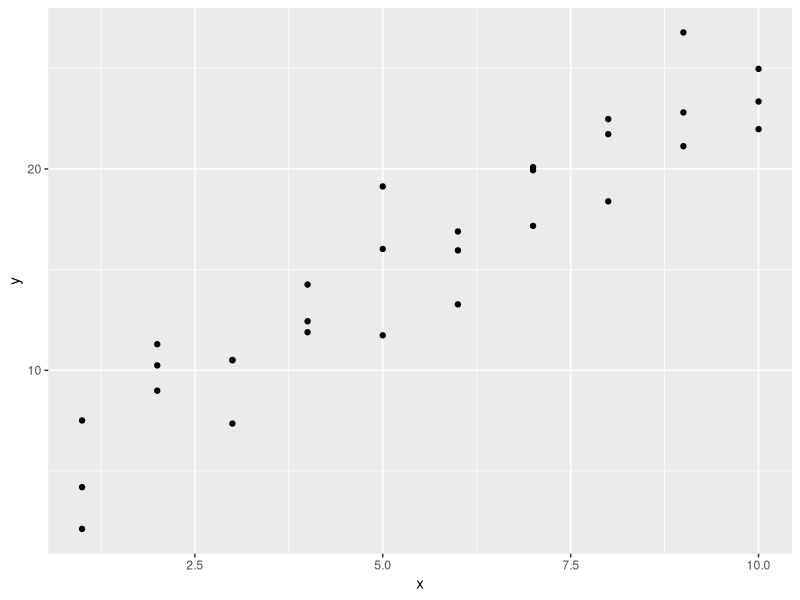
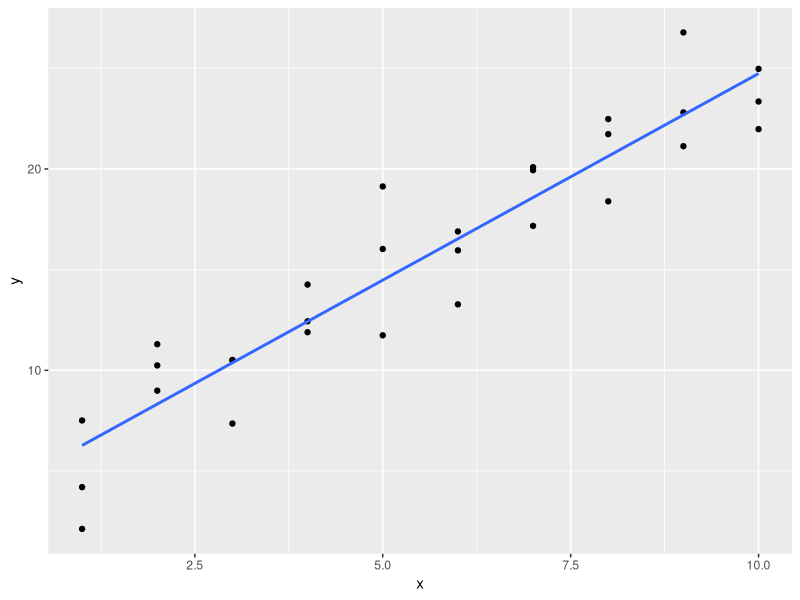
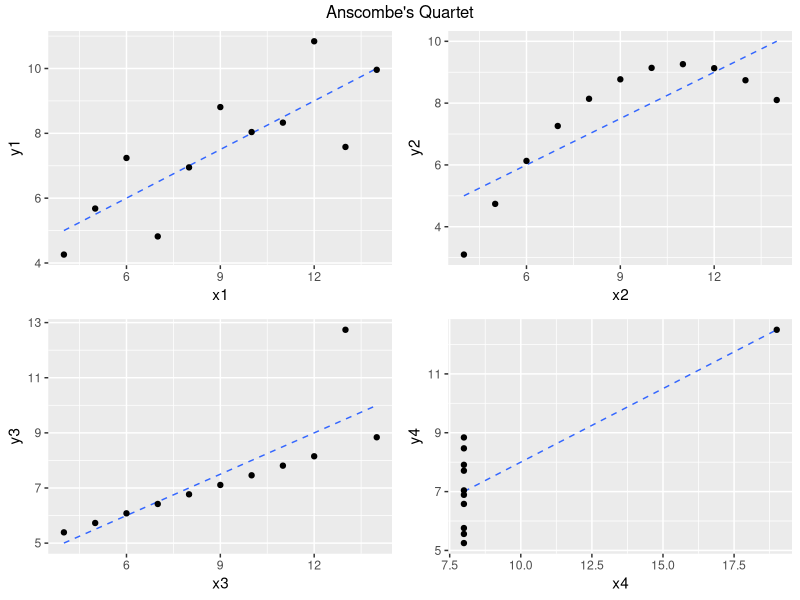
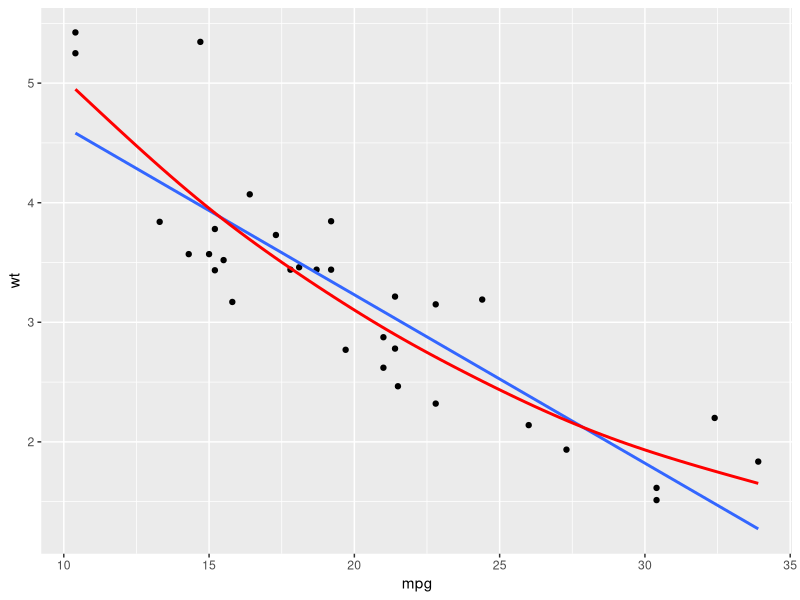
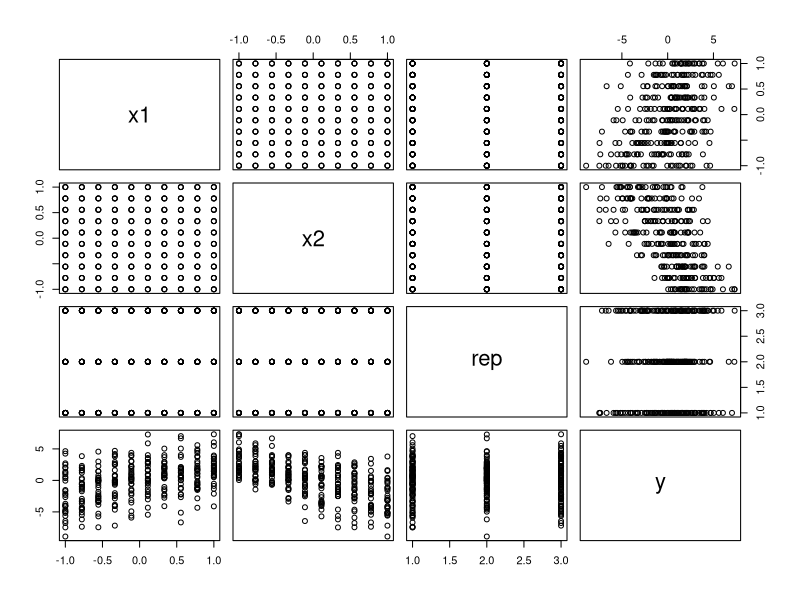
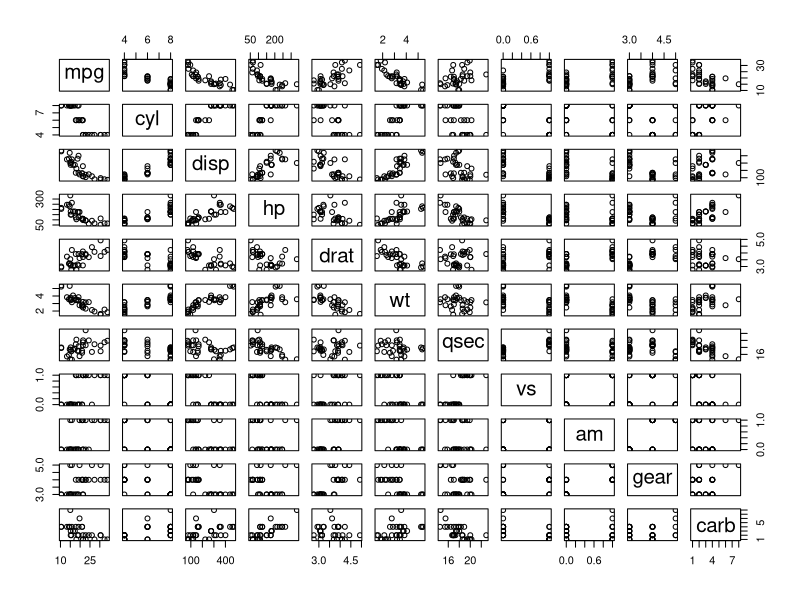
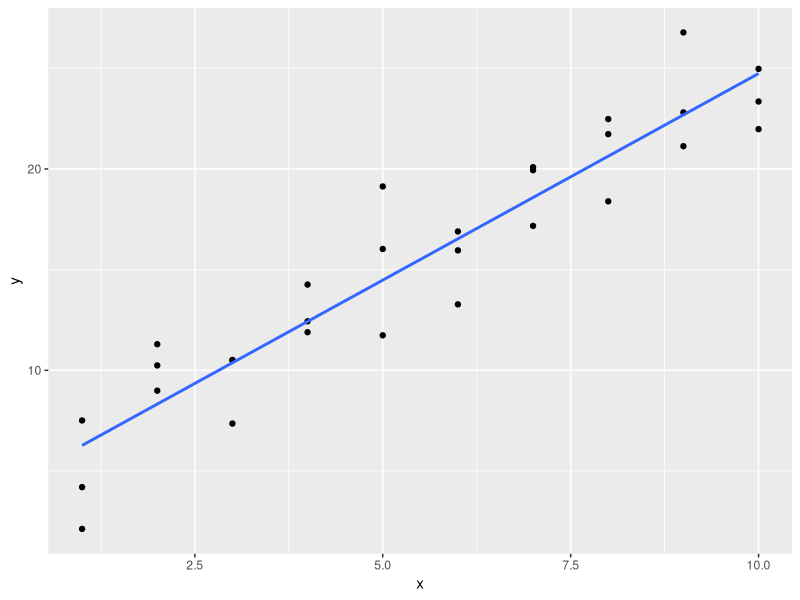
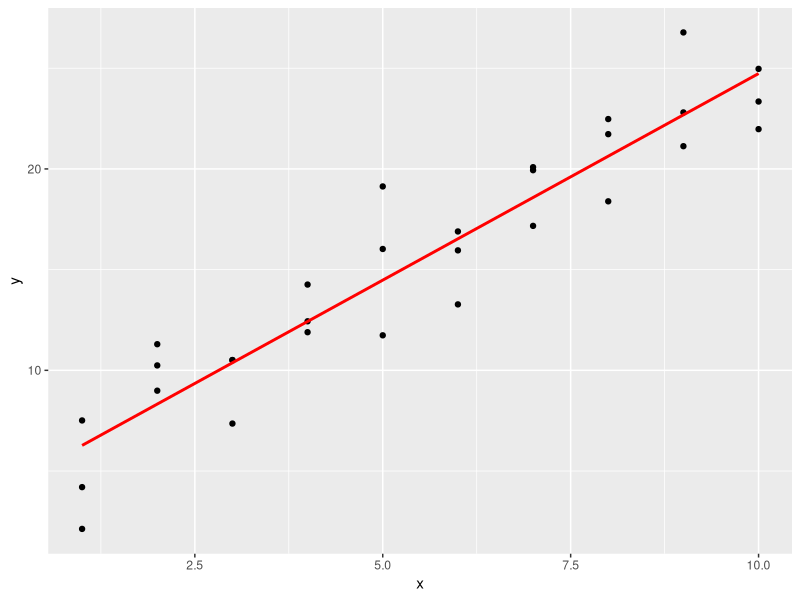

Here is the R script that generated these plots, in order:
library(tidyverse)
library(modelr)
options(na.action = na.warn)

#################
# Pre-Modeling #
#################

# show data with an obvious relationship
ggplot(sim1, aes(x, y)) +
  geom_point()

# the idea is to find something that describes this relationship 
# most basic is correlation which describes the strength of a linear relationship
ggplot(sim1, aes(x, y)) +
  geom_point() +
  geom_smooth(method = "lm", se = FALSE)

cor(sim1$x, sim1$y)
cor.test(sim1$x, sim1$y)

# visualizing your relationships is very important
library(gridExtra)
library(grid)

p1 <- ggplot(anscombe, aes(x1, y1)) +
  geom_smooth(method = "lm", se = FALSE, linetype = "dashed", size = .5) +
  geom_point()
p2 <- ggplot(anscombe, aes(x2, y2)) +
  geom_smooth(method = "lm", se = FALSE, linetype = "dashed", size = .5) +
  geom_point()
p3 <- ggplot(anscombe, aes(x3, y3)) +
  geom_smooth(method = "lm", se = FALSE, linetype = "dashed", size = .5) +
  geom_point()
p4 <- ggplot(anscombe, aes(x4, y4)) +
  geom_smooth(method = "lm", se = FALSE, linetype = "dashed", size = .5) +
  geom_point()

grid.arrange(p1, p2, p3, p4, ncol = 2, 
             top = textGrob("Anscombe's Quartet"))

cor(anscombe$x1, anscombe$y1)
cor(anscombe$x2, anscombe$y2)
cor(anscombe$x3, anscombe$y3)
cor(anscombe$x4, anscombe$y4)

##############
# Your Turn! #
##############
# assess the linear relationship between mpg and wt in the mtcars data set
cor.test(mtcars$mpg, mtcars$wt)

# how could you do this using dplyr (think summarise())?
mtcars %>% summarise(correlation = cor(mpg, wt))

# how could you visually compare a linear vs non-linear relationship (hint: geom_smooth)
mtcars %>% ggplot( aes(mpg, wt)) +
  geom_point() +
  geom_smooth(method = "lm", se = FALSE) +
  geom_smooth(method = "gam", se = FALSE, color = "red") 


# what if we want to observe multiple correlation relationships?
sim4
cor(sim4)
pairs(sim4)
# note corrplot & corrgram are worth checking out for visualizing correlations
# across a full data set

# but what if we want to get the significance
sim4 %>% 
  gather(var, value, -y) %>%
  group_by(var) %>%
  summarise(corr = cor(y, value),
            p_value = cor.test(y, value)$p.value) %>%
  filter(p_value < 0.05)


##############
# Your Turn! #
##############
# visualize relationships across all mtcars variables; which ones have appear to
# have the strongest relationship to mpg?
pairs(mtcars)

# quantify the correlations and find the ones that are statistically significant
mtcars %>% 
  gather(var, value, -mpg) %>%
  group_by(var) %>%
  summarise(corr = cor(mpg, value),
            p_value = cor.test(mpg, value)$p.value) %>%
  filter(p_value < 0.05)


# Many questions remain such as:
# - what can I infer from these relationships (other than just strength)
# - how should we treat the categorical relationships
# - are there interactions between variables
# - and a host of others

###################
# Modeling Basics #
###################

# We can start to answer some of these questions with regression
# 1. there are lots of potential relationships - show messy regression plot
# 2. we want to reduce this to find the best relationships for our data

# show image with best fitted lines and then the best fit line
ggplot(sim1, aes(x, y)) +
  geom_point() +
  geom_smooth(method = "lm", se = FALSE)

# illustrate regression model
sim1_mod <- lm(y ~ x, data = sim1)
sim1_mod
summary(sim1_mod)
str(sim1_mod)
coef(sim1_mod)
residuals(sim1_mod)
fitted.values(sim1_mod)

##############
# Your Turn! #
##############
# fit a linear model that regresses mpg onto wt with the mtcars data
mtcars_mod <- lm(mpg ~ wt, data = mtcars)

# how does this model appear to fit (hint: summary)?
summary(mtcars_mod)

# can you access the fitted values and residuals
fitted.values(mtcars_mod)
residuals(mtcars_mod)



######################
# Visualizing Models #
######################
# we can add our modeling results to our data
sim1_mod <- lm(y ~ x, data = sim1)
sim1 %>%
  add_predictions(sim1_mod) %>%
  add_residuals(sim1_mod)

# and we can extend this right into visualizing it
sim1 %>%
  add_predictions(sim1_mod) %>%
  ggplot(aes(x, y)) +
  geom_point() +
  geom_line(aes(y = pred), color = "red", size = 1)

# show how this relates to
ggplot(sim1, aes(x, y)) +
  geom_point() +
  geom_smooth(method = "lm")

# by visualizing residuals we can assess 
sim1 %>%
  add_residuals(sim1_mod) %>%
  ggplot(aes(resid)) +
  geom_histogram(binwidth = .5)

sim1 %>%
  add_residuals(sim1_mod) %>%
  ggplot(aes(x, resid)) +
  geom_ref_line(h = 0) +
  geom_point()


# This looks like random noise, suggesting that our model has done a good job of 
# capturing the patterns in the dataset.

##############
# Your Turn! #
##############
# fit a linear model that regresses mpg onto wt with the mtcars data
mtcars_mod <- lm(mpg ~ wt, data = mtcars)

# how does this model appear to fit?
summary(mtcars_mod)


# add the predictions and residuals to the mtcars data set and plot them
mtcars %>%
  add_predictions(mtcars_mod) %>% 
  ggplot(aes(wt, mpg)) +
  geom_point() +
  geom_line(aes(y = pred), color = "red", size = 1)

mtcars %>%
  add_residuals(mtcars_mod) %>% 
  ggplot(aes(resid)) +
  geom_histogram(binwidth = .5)

mtcars %>%
  add_residuals(mtcars_mod) %>% 
  ggplot(aes(wt, resid)) +
  geom_ref_line(h = 0) +
  geom_point()

######################################
# Dealing with categorical variables #
######################################
sim2
ggplot(sim2, aes(x, y)) + 
  geom_point()

sim2_mod <- lm(y ~ x, data = sim2)
summary(sim2_mod)

# Effectively, a model with a categorical x will predict the mean value for each 
# category. We can easily see this with
sim2 %>% 
  data_grid(x) %>% 
  add_predictions(sim2_mod)

# visualize
# sim2 %>%
sim2 %>%
  add_predictions(sim2_mod) %>%
  ggplot(aes(x, y)) +
  geom_point() +
  geom_point(aes(y = pred), color = "red", size = 4)

# what if we want to change the reference factor?
sim2b <- sim2 %>% 
  mutate(x = as.factor(x),
         x = relevel(x, ref = "b"))

sim2b_mod <- lm(y ~ x, data = sim2b)
summary(sim2b_mod)

##############
# Your Turn! #
##############
# model mpg ~ cyl with cyl being categorical
mtcars_mod_cyl <- lm(mpg ~ cyl, data = mtcars)

# plot the predictions
mtcars %>%
  add_predictions(mtcars_mod_cyl) %>%
  ggplot(aes(cyl, mpg)) +
  geom_point() +
  geom_point(aes(y = pred), color = "red", size = 4)

# plot the residuals
mtcars %>%
  add_residuals(mtcars_mod_cyl) %>%
  ggplot(aes(cyl, resid)) +
  geom_ref_line(h = 0) +
  geom_point()


################################################
# Interactions btwn continuous and categorical #
################################################
sim3
ggplot(sim3, aes(x1, y, color = x2)) + 
  geom_point() +
  facet_wrap(~ x2, nrow = 1)

# two potential model specifications, explain difference btwn + and *
mod1 <- lm(y ~ x1 + x2, data = sim3)
mod2 <- lm(y ~ x1 * x2, data = sim3)

model_matrix(sim3, y ~ x1 + x2)
model_matrix(sim3, y ~ x1 * x2)

summary(mod1)
summary(mod2)

sim3 %>% 
  gather_predictions(mod1, mod2) %>%
  ggplot(aes(x1, y, color = x2)) +
  geom_point() +
  geom_line(aes(y = pred)) +
  facet_grid(model ~ x2)

sim3 %>%
  gather_residuals(mod1, mod2) %>%
  ggplot(aes(x1, resid, color = x2)) +
  geom_ref_line(h = 0, size = 1) +
  geom_point() +
  facet_grid(model ~ x2)



##############
# Your Turn! #
##############
# compare the following two models for the mtcars data
mtcars_mod3 <- lm(mpg ~ wt + as.factor(cyl), data = mtcars)
mtcars_mod4 <- lm(mpg ~ wt * as.factor(cyl), data = mtcars)

# compare summaries
summary(mtcars_mod3)
summary(mtcars_mod4)

# compare model matrix
model_matrix(mtcars, mpg ~ wt + as.factor(cyl))
model_matrix(mtcars, mpg ~ wt * as.factor(cyl))

# compare predicted values
mtcars %>% 
  gather_predictions(mtcars_mod3, mtcars_mod4) %>%
  ggplot(aes(wt, mpg, color = as.factor(cyl))) +
  geom_point() +
  geom_line(aes(y = pred)) +
  facet_grid(model ~ as.factor(cyl))

# compare residuals
mtcars %>% 
  gather_residuals(mtcars_mod3, mtcars_mod4) %>%
  ggplot(aes(wt, resid, color = as.factor(cyl))) +
  geom_ref_line(h = 0, size = 1) +
  geom_point() +
  facet_grid(model ~ as.factor(cyl))

# what are your thoughts?



########################
# Model Specifications #
########################

# at any time we can see the translation of our model with
model_matrix(sim1, y ~ x)
model_matrix(sim2, y ~ x)
model_matrix(sim3, y ~ x1 + x2)
model_matrix(sim3, y ~ x1 * x2)

##############
# Your Turn! #
##############
# get the model matrix for our mtcars_mod1 model
mtcars_mod1 <- lm(mpg ~ wt, data = mtcars)



# what happens if you add two new variables as in 
mtcars_mod2 <- lm(mpg ~ wt + cyl + hp, data = mtcars)



###################
# Transformations #
###################
# You can also perform transformations inside the model formula
# lm(log(y) ~ sqrt(x1) + x2)
# If your transformation involves +, *, ^, or -, you’ll need to wrap it in I() 
# so R doesn’t treat it like part of the model specification. For example, 
# y ~ x + I(x ^ 2) is translated to y = a_1 + a_2 * x + a_3 * x^2

model_matrix(sim1, y ~ x + x^2)
model_matrix(sim1, y ~ x + I(x^2))

